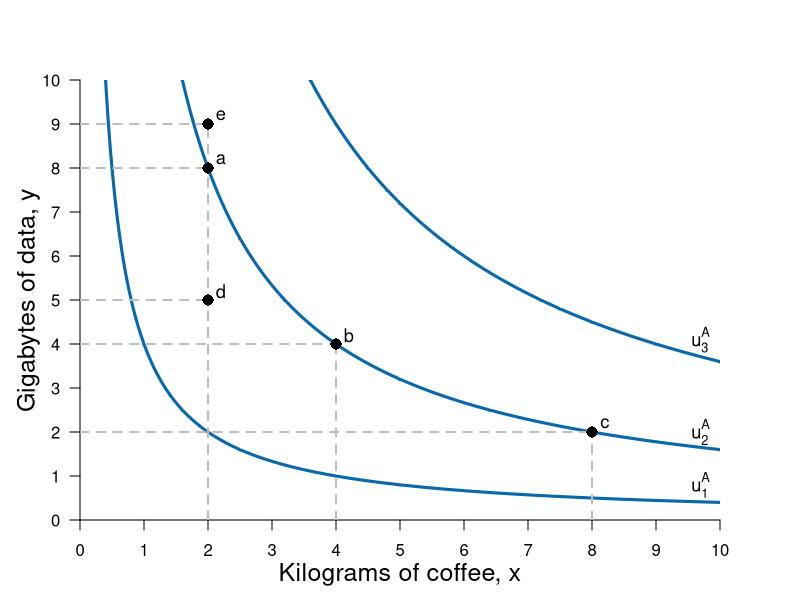

Here is the R script that generated this plot:
# Graph Designer: Simon Halliday + Bridget Diana
# Authors: Bowles, Foley and Halliday
# Title: Coordination, Conflict and Competition: A Text in Microeconomics

library(shape)
pdf(file = "mnathappendix/indiff_map_math.pdf", width = 8, height = 6)

#Set parameters for graphics
axislabelsize <- 1.5
labelsize <- 1.1
graphlinewidth <- 3
segmentlinewidth <- 2

COL <- c("#7fc97f", "#beaed4", "#fdc086", "#ffff99", "#386cb0", "#f0027f", "#bf5b17", "#666666")
COLA <- c("#e0f3db", "#99d8c9","#66c2a4","#41ae76", "#238b45", "#005824")
COLB <- c("#4eb3d3", "#2b8cbe", "#0868ac","#084081")

#Edited the margins to cater for the larger LHS labels
par(mar =  c(4, 4, 4, 4))

#Change this to make it log of l 

# ppf <- function(l, k = 0.5) {
#   k * (1/l)
# }

ppf <- function(x, k = 0.1, maxy = 8, alpha = 2) {
  maxy - k*x^alpha 
}

uFn <- function(x, y, alpha = 0.5){
  (x^alpha)*(y^(1-alpha))
}

xlims <- c(0, 10)
ylims <- c(0, 10)

npts <- 501 
x <- seq(xlims[1], xlims[2], length.out = npts)
y <- seq(ylims[1], ylims[2], length.out = npts) 
a <- c(2, 4, 6)

plot(0, 0, xlim = xlims, ylim = ylims, type = "n",
     xlab = expression(paste("")),
     ylab = expression(paste("")), 
     xaxt = "n", 
     yaxt = "n", 
     cex.lab = axislabelsize, 
     bty = "n", 
     xaxs="i", 
     yaxs="i"
)


ticksy <- seq(from = 0, to = ylims[2], by = 1)
ylabels <- seq(from = 0, to = ylims[2], by = 1)
ticksx <- seq(from = 0, to = xlims[2], by = 1)
xlabels <- seq(from = 0, to = xlims[2], by = 1)
# ticksy <- c(ylims[1], 5, 8, ylims[2])
# ylabels <- c(NA, expression(paste(y,"*")), expression(paste(bar(y))), NA)
# ticksx <- c(xlims[1], 5, 8.944272, xlims[2])
# xlabels <- c(NA, expression(paste(x,"*")), expression(paste(bar(x))), NA)

axis(1, at = ticksx, pos = 0, labels = xlabels)
axis(2, at = ticksy, pos = 0, labels = ylabels, las = 1)

npts <- 500 
xx1 <- seq(xlims[1], xlims[2], length.out = npts)
xx2 <- seq(0, xlims[2], length.out = npts)
xx3 <- seq(xlims[1], 0, length.out = npts)

#Draw the polygon for shading the feasible set
#xpoly1 <- seq(from = xlims[1], to = xlims[2], length.out = 500)
#ypoly1 <- ppf(xpoly1, k = 0.1, maxy = 8, alpha = 2)
#polygon(x = c(xpoly1, rev(xpoly1[1])), y = c(ypoly1, rev(ypoly1)[1]), col=COLA[1], density=NULL, border = NA)

#Draw the graphs
#lines(xx1, ppf(xx1, k = 0.1, maxy = 8, alpha = 2), col = COLA[5], lwd = graphlinewidth)
#lines(xx2, fishProd(xx2, k = 2), col = COLB[3], lwd = graphlinewidth)
#lines(xx3, feasibleLabor(xx3, time = 10), col = COL[3], lwd = graphlinewidth)
#lines(xx4, manufactureProd(xx4, k = 0.1, alpha = 2), col = COLB[4], lwd = graphlinewidth)

#Label the feasible frontier
# text(3.2, 1, expression("Feasible Frontier"), cex = labelsize)
# text(3.2, 0.5, expression("(production possibilities frontier)"), cex = labelsize)
# Arrows(4.35, 0.95, 8.1, 0.95, col = "black", lty = 1, lwd = 2, arr.type = "triangle", arr.lwd = 0.5)

contour(x, y, 
        outer(x, y, uFn),
        drawlabels = FALSE,
        col = COLB[3],
        lwd = graphlinewidth,
        levels = a, 
        xaxs="i", 
        yaxs="i", 
        add = TRUE)

#Axis labels
mtext(expression(paste("Kilograms of coffee, ", x)), side = 1, line = 2.5, cex = axislabelsize)
text(-0.8, 5, expression(paste("Gigabytes of data, ", y)), xpd = TRUE, cex = axislabelsize, srt = 90) 


#Segments before points
segments(0, 4, 4, 4, lty = 2, col = "gray", lwd = segmentlinewidth)
segments(4, 0, 4, 4, lty = 2, col = "gray", lwd = segmentlinewidth)

segments(0, 8, 2, 8, lty = 2, col = "gray", lwd = segmentlinewidth)
segments(2, 0, 2, 8, lty = 2, col = "gray", lwd = segmentlinewidth)

segments(0, 2, 8, 2, lty = 2, col = "gray", lwd = segmentlinewidth)
segments(8, 0, 8, 2, lty = 2, col = "gray", lwd = segmentlinewidth)

segments(0, 5, 2, 5, lty = 2, col = "gray", lwd = segmentlinewidth)
segments(2, 0, 2, 5, lty = 2, col = "gray", lwd = segmentlinewidth)

segments(0, 9, 2, 9, lty = 2, col = "gray", lwd = segmentlinewidth)
segments(2, 0, 2, 9, lty = 2, col = "gray", lwd = segmentlinewidth)


#Annotate points (4,4),(2,8),(8,2) on feasibility frontier
text(4.2, 4.2, expression(paste(b)), cex = labelsize)
points(4, 4, pch = 16, col = "black", cex = 1.5)

text(2.2, 8.2, expression(paste(a)), cex = labelsize)
points(2, 8, pch = 16, col = "black", cex = 1.5)

text(8.2, 2.2, expression(paste(c)), cex = labelsize)
points(8, 2, pch = 16, col = "black", cex = 1.5)


#Annotate points between the indifference curves along x = 2
text(2.2, 5.2, expression(paste(d)), cex = labelsize)
points(2, 5, pch = 16, col = "black", cex = 1.5)

text(2.2, 9.2, expression(paste(e)), cex = labelsize)
points(2, 9, pch = 16, col = "black", cex = 1.5)





#Add mrs = mrt at i
# text(5.25, 7.25, expression(paste(mrs(x,y) == mrt(x,y))), cex = labelsize)
# Arrows(5.25, 7, 5.25, 5.75, col = "black", lty = 1, lwd = 2, arr.type = "triangle", arr.lwd = 0.5)

#Label the indifference curves
text(9.7, .8, expression(u[1]^A), cex = labelsize)
text(9.7, 2, expression(u[2]^A), cex = labelsize)
text(9.7, 4.1, expression(u[3]^A), cex = labelsize)

dev.off()
